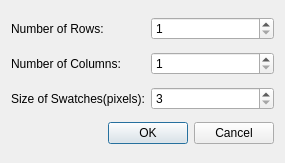
<ui version="4.0" >
 <class>Pallete_Config_Dialog</class>
 <widget class="QDialog" name="Pallete_Config_Dialog" >
  <property name="geometry" >
   <rect>
    <x>0</x>
    <y>0</y>
    <width>285</width>
    <height>163</height>
   </rect>
  </property>
  <property name="windowTitle" >
   <string>Palette Options</string>
  </property>
  <layout class="QGridLayout" name="gridLayout" >
   <item row="0" column="0" >
    <widget class="QLabel" name="label" >
     <property name="text" >
      <string>Number of Rows:</string>
     </property>
    </widget>
   </item>
   <item row="0" column="1" >
    <widget class="QSpinBox" name="row_box" >
     <property name="minimum" >
      <number>1</number>
     </property>
    </widget>
   </item>
   <item row="1" column="0" >
    <widget class="QLabel" name="label_2" >
     <property name="text" >
      <string>Number of Columns:</string>
     </property>
    </widget>
   </item>
   <item row="1" column="1" >
    <widget class="QSpinBox" name="col_box" >
     <property name="minimum" >
      <number>1</number>
     </property>
    </widget>
   </item>
   <item row="4" column="0" colspan="2" >
    <widget class="QDialogButtonBox" name="buttonBox" >
     <property name="orientation" >
      <enum>Qt::Horizontal</enum>
     </property>
     <property name="standardButtons" >
      <set>QDialogButtonBox::Cancel|QDialogButtonBox::Ok</set>
     </property>
    </widget>
   </item>
   <item row="2" column="0" >
    <widget class="QLabel" name="label_3" >
     <property name="text" >
      <string>Size of Swatches(pixels):</string>
     </property>
    </widget>
   </item>
   <item row="2" column="1" >
    <widget class="QSpinBox" name="pixels_box" >
     <property name="minimum" >
      <number>3</number>
     </property>
     <property name="maximum" >
      <number>50</number>
     </property>
    </widget>
   </item>
  </layout>
 </widget>
 <resources/>
 <connections>
  <connection>
   <sender>buttonBox</sender>
   <signal>accepted()</signal>
   <receiver>Pallete_Config_Dialog</receiver>
   <slot>accept()</slot>
   <hints>
    <hint type="sourcelabel" >
     <x>248</x>
     <y>254</y>
    </hint>
    <hint type="destinationlabel" >
     <x>157</x>
     <y>274</y>
    </hint>
   </hints>
  </connection>
  <connection>
   <sender>buttonBox</sender>
   <signal>rejected()</signal>
   <receiver>Pallete_Config_Dialog</receiver>
   <slot>reject()</slot>
   <hints>
    <hint type="sourcelabel" >
     <x>316</x>
     <y>260</y>
    </hint>
    <hint type="destinationlabel" >
     <x>286</x>
     <y>274</y>
    </hint>
   </hints>
  </connection>
 </connections>
</ui>
